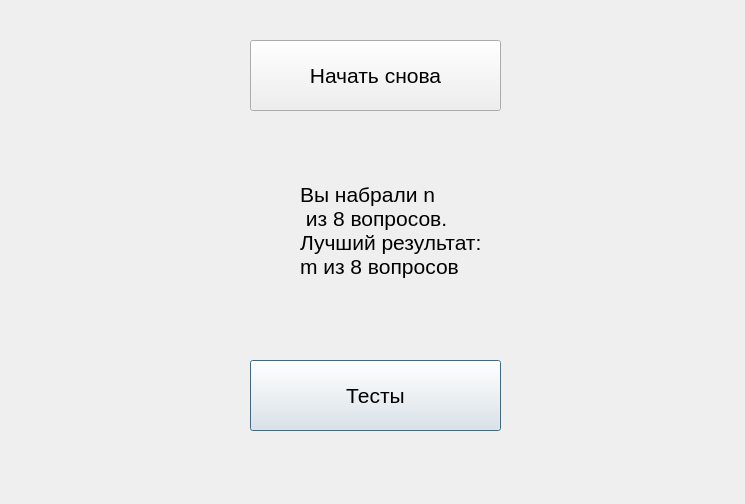
<?xml version="1.0" encoding="UTF-8"?>
<ui version="4.0">
 <class>Dialog</class>
 <widget class="QDialog" name="Dialog">
  <property name="geometry">
   <rect>
    <x>0</x>
    <y>0</y>
    <width>745</width>
    <height>504</height>
   </rect>
  </property>
  <property name="windowTitle">
   <string>Dialog</string>
  </property>
  <widget class="QLabel" name="label">
   <property name="geometry">
    <rect>
     <x>300</x>
     <y>140</y>
     <width>211</width>
     <height>181</height>
    </rect>
   </property>
   <property name="font">
    <font>
     <pointsize>16</pointsize>
    </font>
   </property>
   <property name="text">
    <string>Вы набрали n
 из 8 вопросов.
Лучший результат:
m из 8 вопросов</string>
   </property>
  </widget>
  <widget class="QPushButton" name="pushButton">
   <property name="geometry">
    <rect>
     <x>250</x>
     <y>360</y>
     <width>251</width>
     <height>71</height>
    </rect>
   </property>
   <property name="font">
    <font>
     <pointsize>16</pointsize>
    </font>
   </property>
   <property name="text">
    <string>Тесты</string>
   </property>
  </widget>
  <widget class="QPushButton" name="pushButton_2">
   <property name="geometry">
    <rect>
     <x>250</x>
     <y>40</y>
     <width>251</width>
     <height>71</height>
    </rect>
   </property>
   <property name="font">
    <font>
     <pointsize>16</pointsize>
    </font>
   </property>
   <property name="text">
    <string>Начать снова</string>
   </property>
  </widget>
 </widget>
 <resources/>
 <connections/>
</ui>
